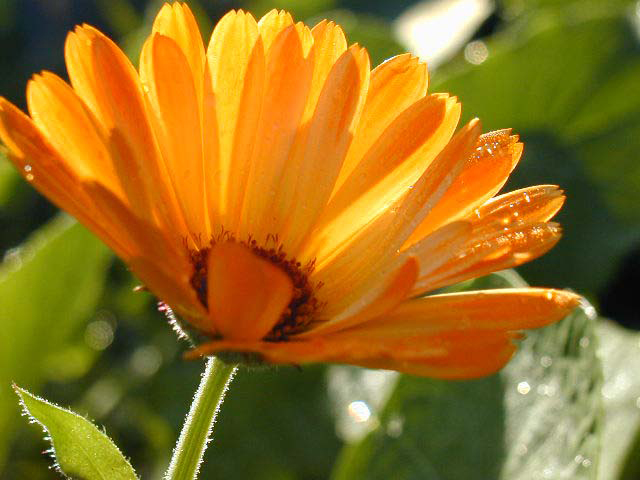
#> input picture OpenCV/plant.jpg, 640 x 480 px
$ python canny_3.1.py   (older library calls are emulated)
#> lines starting #> are read from the running program, lines starting #| are printed output that depends on the picture
import cv2
import numpy as np

image = cv2.imread('plant.jpg',0)
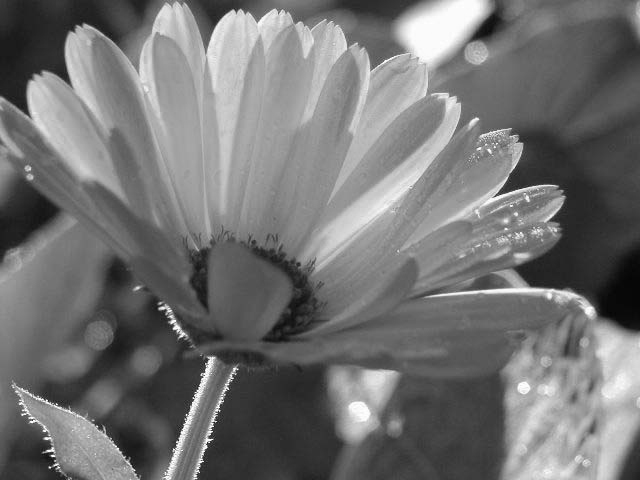
#> image: shape (480, 640); min 5, max 255, mean 114.9
cv2.imshow('original',image)

laplacian = cv2.Laplacian(image,cv2.CV_32F)
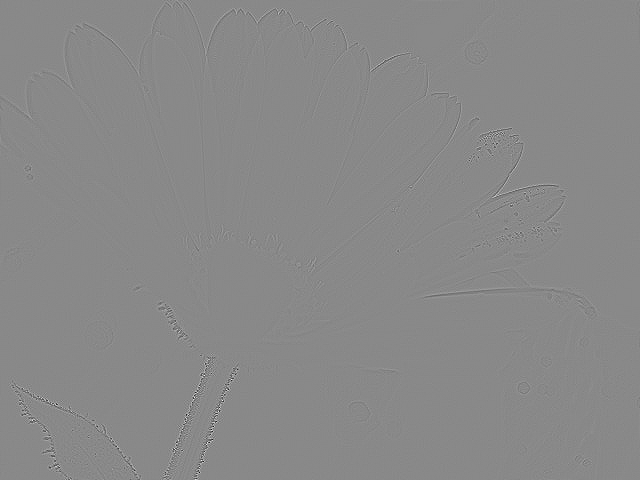
#> laplacian: shape (480, 640) float32; min -640, max 551, mean 0; drawn with min black and max white
cv2.imshow('laplacian',laplacian)
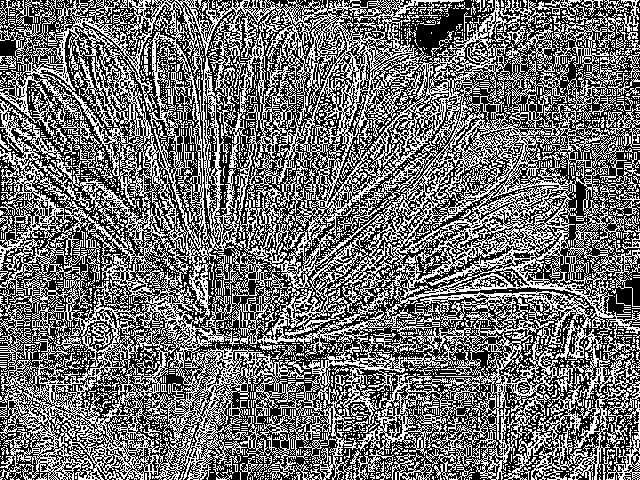
#> window 'laplacian': shape (480, 640); 44.1% white in thin lines or dots

edges1 = cv2.Canny(image,100,200)
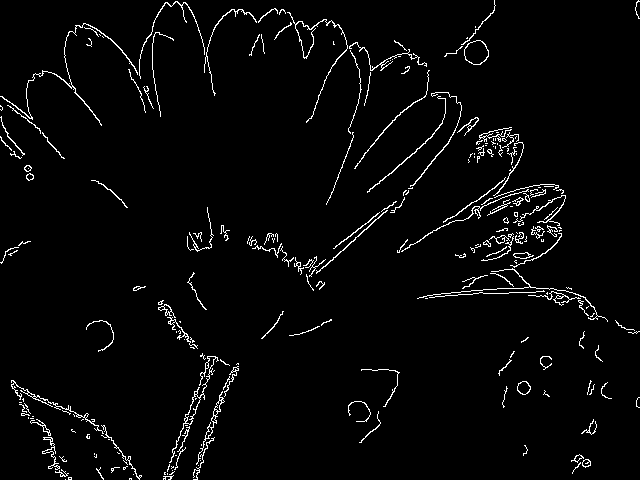
#> edges1: shape (480, 640); 3% white in thin lines or dots
cv2.imshow('edges1',edges1)

laplacian1 = cv2.Laplacian(edges1,cv2.CV_32F)
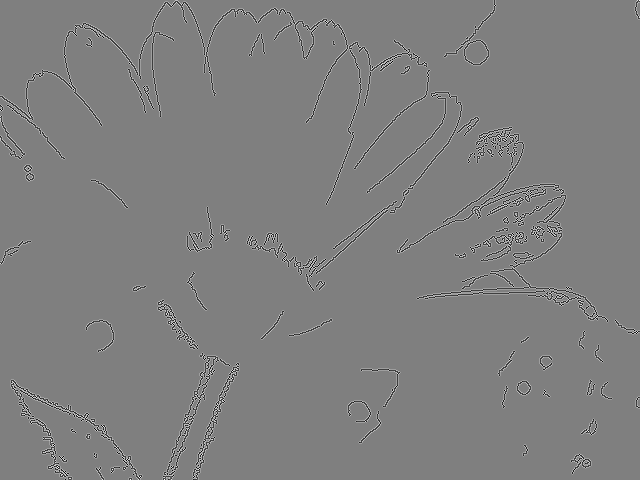
#> laplacian1: shape (480, 640) float32; min -1020, max 1020, mean 0; drawn with min black and max white
cv2.imshow('laplacian1',laplacian1)
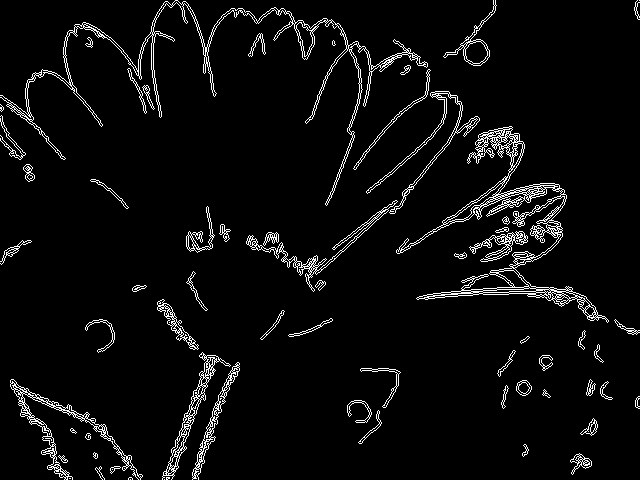
#> window 'laplacian1': shape (480, 640); 4.7% white in thin lines or dots

image1 = 255-edges1
#> image1: shape (480, 640); 97% white; black in thin lines or dots
cv2.imshow('sketch',image1)

cv2.waitKey(0)
cv2.destroyAllWindows()
